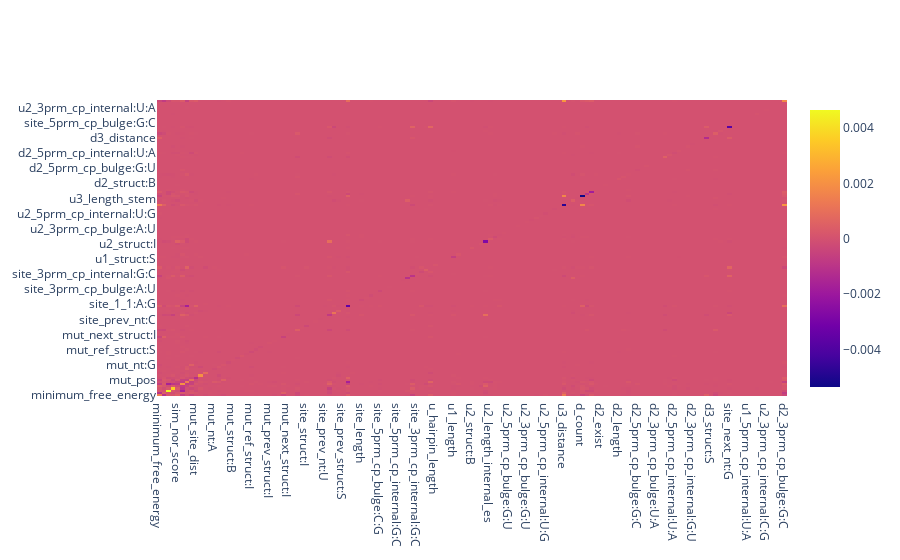

The notebook cell this image was saved under:
### Code cell
from plotly.offline import init_notebook_mode
init_notebook_mode(connected=True)
configure_plotly_browser_state()

trace = Heatmap(z=mean_interaction_values_df.values,
                   x=Cols,
                   y=Index)
iplot([trace],show_link=False)

### Figure 1 — Plotly figure (JSON) as saved in the notebook; plotly's stock layout.template omitted (floating-point values rounded to 4 significant figures; data arrays with more than 128 entries replaced by an {"elided": "..."} marker saying what was removed)
{"data": [{"type": "heatmap", "x": {"elided": "137 str values"}, "y": {"elided": "137 str values"}, "z": {"elided": "137x137 float values"}}], "layout": {}}
